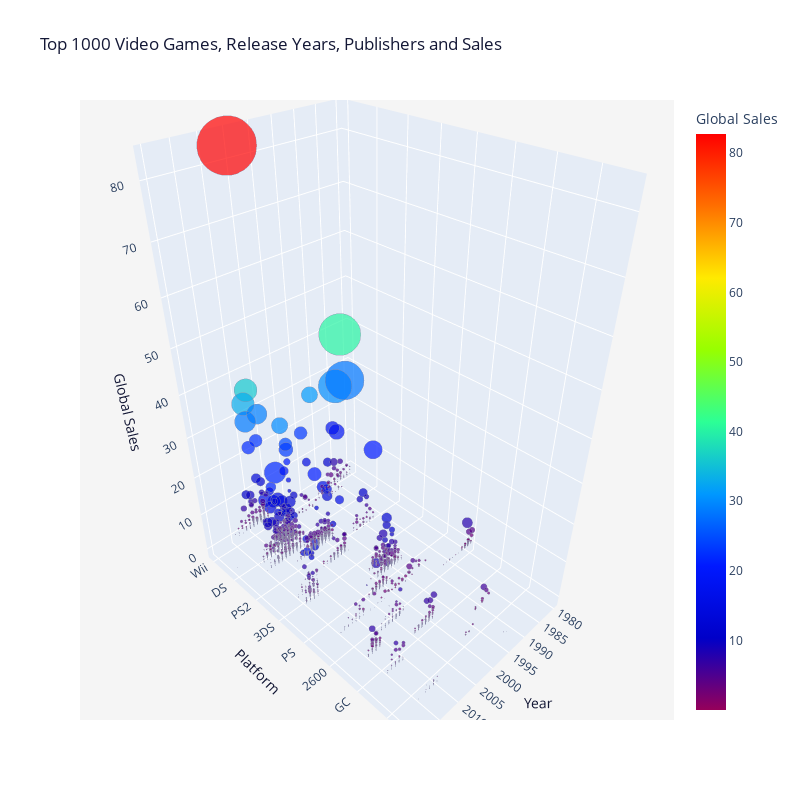

Here is the notebook cell this chart was saved with:
### Code cell
trace1 = go.Scatter3d(
    y=df["Platform"],
    #y=df.index,
    x=df["Year"],
    z=df["Global Sales"],
    
    text="Name:"+ df.Name,
    mode ='markers',
    marker=dict(
        size=df['North American Sales'],
        color = df['Global Sales'],
        colorscale = "Rainbow",
        colorbar = dict(title = 'Global Sales'),
        line=dict(color='rgb(140, 140, 170)'),
    )
)

data=[trace1]

layout=go.Layout(height=800, width=800, title='Top 1000 Video Games, Release Years, Publishers and Sales',
            titlefont=dict(color='rgb(20, 24, 54)'),
            scene = dict(xaxis=dict(title='Year',
                                    titlefont=dict(color='rgb(20, 24, 54)')),
                            yaxis=dict(title='Platform',
                                       titlefont=dict(color='rgb(20, 24, 54)')),
                            zaxis=dict(title='Global Sales',
                                       titlefont=dict(color='rgb(20, 24, 54)')),
                            bgcolor = 'whitesmoke'
                           ))
 
fig=go.Figure(data=data, layout=layout)
fig

### Figure 1 — Plotly figure (JSON) as saved in the notebook; plotly's stock layout.template omitted (floating-point values rounded to 4 significant figures; data arrays with more than 128 entries replaced by an {"elided": "..."} marker saying what was removed)
{"data": [{"marker": {"color": {"elided": "16567 float values"}, "colorbar": {"title": {"text": "Global Sales"}}, "colorscale": [[0, "rgb(150,0,90)"], [0.125, "rgb(0,0,200)"], [0.25, "rgb(0,25,255)"], [0.375, "rgb(0,152,255)"], [0.5, "rgb(44,255,150)"], [0.625, "rgb(151,255,0)"], [0.75, "rgb(255,234,0)"], [0.875, "rgb(255,111,0)"], [1, "rgb(255,0,0)"]], "line": {"color": "rgb(140, 140, 170)"}, "size": {"elided": "16567 float values"}}, "mode": "markers", "text": {"elided": "16567 str values"}, "type": "scatter3d", "x": {"elided": "16567 int values"}, "y": {"elided": "16567 str values"}, "z": {"elided": "16567 float values"}}], "layout": {"height": 800, "scene": {"bgcolor": "whitesmoke", "xaxis": {"title": {"font": {"color": "rgb(20, 24, 54)"}, "text": "Year"}}, "yaxis": {"title": {"font": {"color": "rgb(20, 24, 54)"}, "text": "Platform"}}, "zaxis": {"title": {"font": {"color": "rgb(20, 24, 54)"}, "text": "Global Sales"}}}, "title": {"font": {"color": "rgb(20, 24, 54)"}, "text": "Top 1000 Video Games, Release Years, Publishers and Sales"}, "width": 800}}
